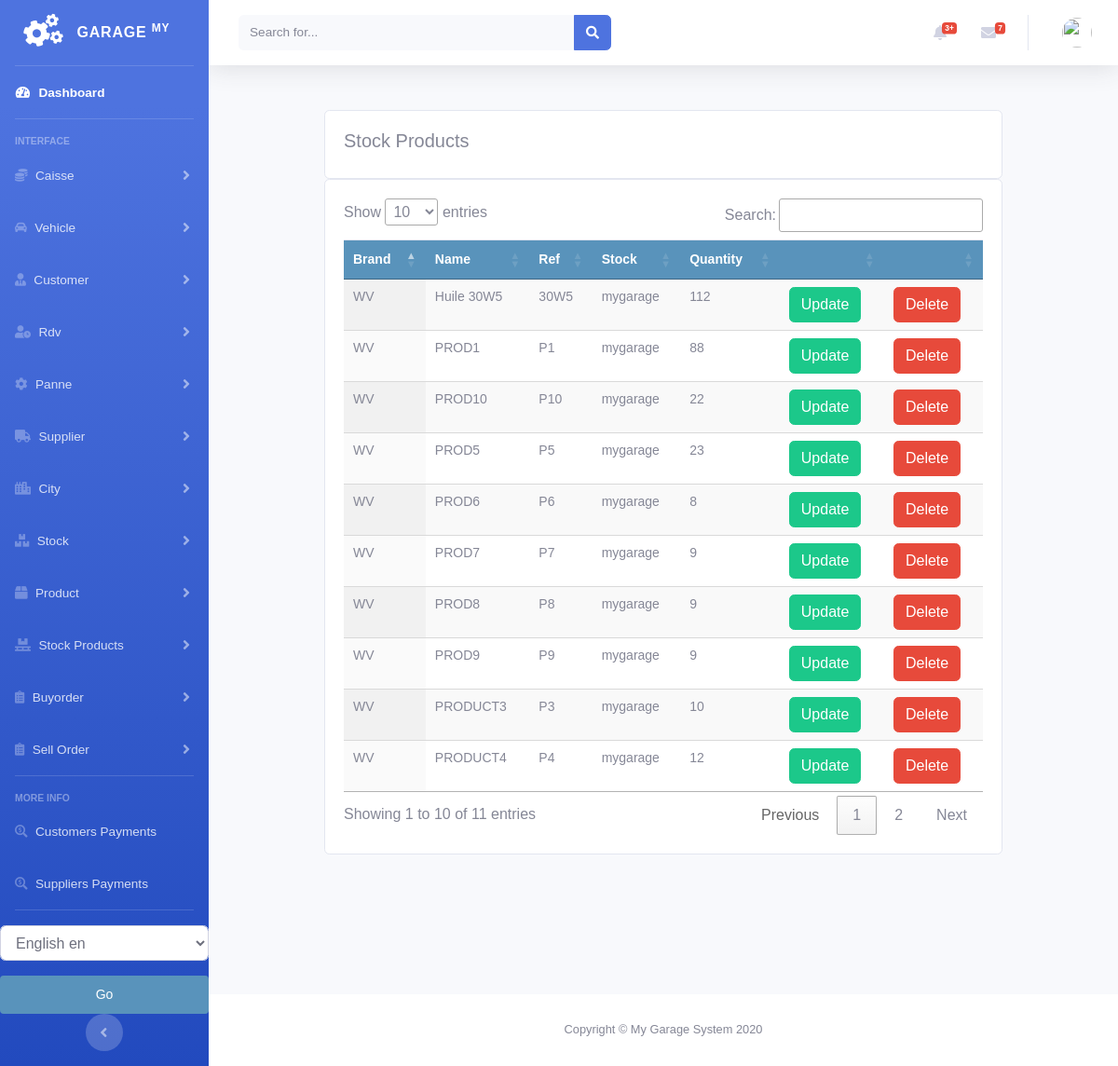
The app's page /stock/all_stockproduct_list, older data.
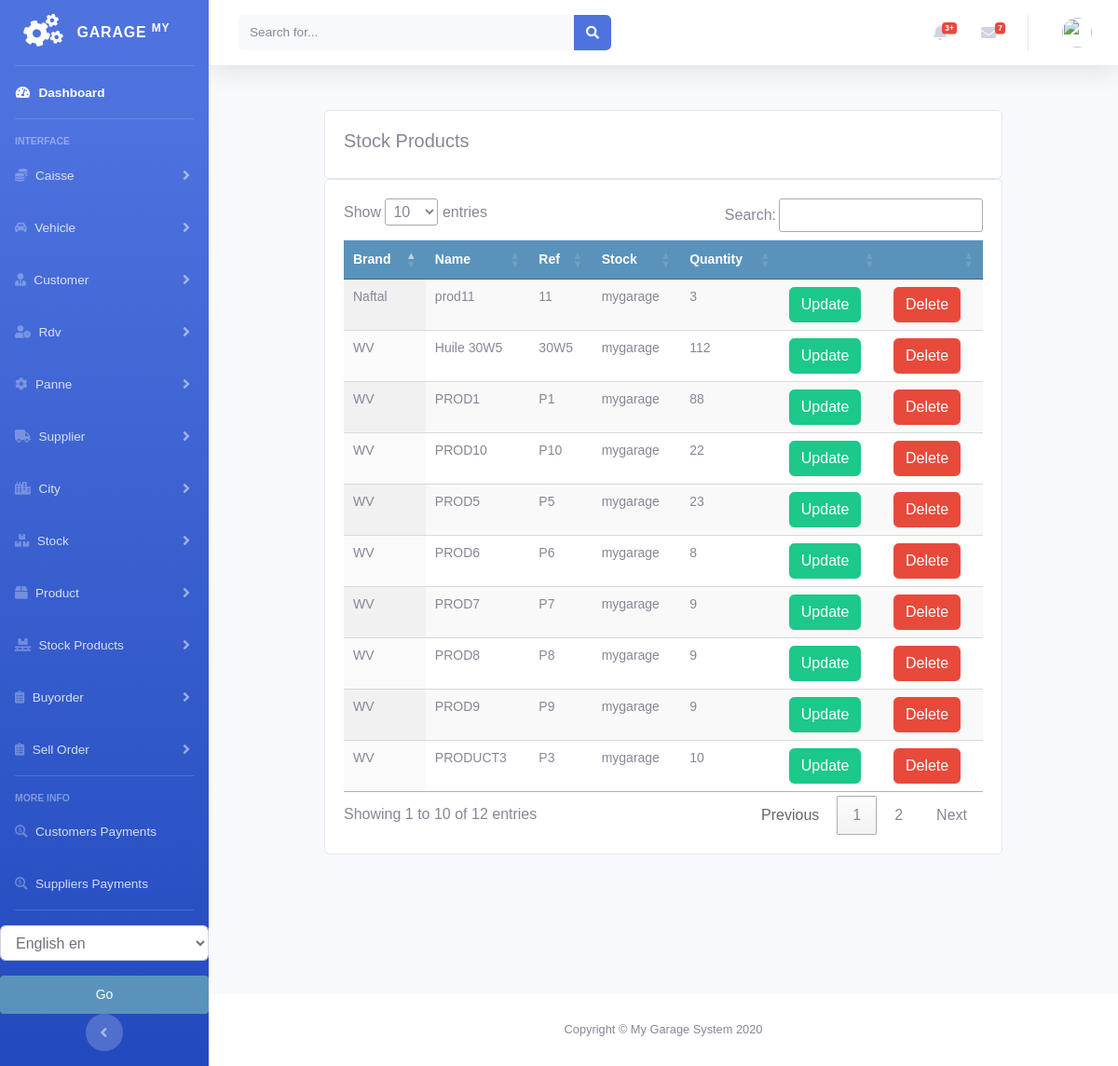
The same page, newer data.
### stock/models.py (models this page shows, shortened)
class StockProduct(models.Model):
    product = models.ForeignKey(Product, null=True, on_delete=models.CASCADE)
    quantity = models.PositiveIntegerField(default=1)
    stock = models.ForeignKey(Stock, null=True, on_delete=models.CASCADE)
    class Meta:
        ordering = ('product',)
        verbose_name = 'stockproduct'
        verbose_name_plural = 'stockproducts'

class Stock(models.Model):
    name = models.CharField(max_length=250, null=True)
    class Meta:
        ordering = ('name',)
        verbose_name = 'stock'
        verbose_name_plural = 'stocks'
    def __str__(self):
        return self.name

### product/models.py (models this page shows, shortened)
class Product(models.Model):
    brand = models.CharField(max_length=250, null=True)
    name = models.CharField(max_length=250, null=True)
    ref = models.CharField(max_length=250, null=True)
    desc = models.CharField(max_length=250, null=True)
    image = models.ImageField(upload_to='products/%Y/%m/%d', blank=True, )
    buyprice = models.DecimalField(max_digits=10, null=True, decimal_places=2, default=0)
    sellprice = models.DecimalField(max_digits=10, null=True, decimal_places=2, default=0)
    alert_quantity = models.PositiveIntegerField(default=1, blank=True, null=True)
    stock = models.ForeignKey('stock.Stock', blank=True, null=True, on_delete=models.CASCADE)
    class Meta:
        ordering = ('name',)
        verbose_name = 'product'
        verbose_name_plural = 'products'

### stock/views.py (the view)
# urls.py: path('all_stockproduct_list', views.all_stockproduct_list, name='all_stockproduct_list'),
def all_stockproduct_list(request):
    stockproducts = StockProduct.objects.all().filter(quantity__gt=0)
    categories = Category.objects.all()
    context = {
        'categories': categories,
        'stockproducts': stockproducts,
    }
    return render(request, 'stockproduct/all_list_stockproduct.html', context)

### stock/templates/stockproduct/all_list_stockproduct.html (shortened to what this page needs)
{% extends 'home.html' %}
{% load static %}
{% block content %}
<br>
<div class="container">
    <div class="row">
    <div class="col-md">
        <div class="card card-body">
            <h5>Stock Products</h5>
        </div>
        <div class="card card-body">
            <table id="table_id" class=" table display text-center">
              <thead>
              <tr>
                    <th>Brand</th>
                    <th>Name</th>
                    <th>Ref</th>
                    <th>Stock</th>
                    <th>Quantity</th>
                    <th></th>
                    <th></th>
                </tr>
              </thead>
                <tbody>
                {% for prod in stockproducts %}
                <tr>
                    <td>
                       {{prod.product.brand}}
                   </td>
                    <td>
                       {{prod.product.name}}
                   </td>
                    <td>
                       {{prod.product.ref}}
                   </td>
                    <td>
                       {{prod.stock}}
                   </td>
                    <td>
                       {{prod.quantity}}
                   </td>
                    <td>
                        <a class="btn btn-success " href="{% url 'stock:update_stockproduct' prod.id %}">Update</a>
                    </td>
                    <td>
                        <a class="btn btn-danger " href="{% url 'stock:delete_stockproduct' prod.id %}">Delete</a>
                    </td>
                </tr>
                {% endfor %}
                </tbody>
            </table>
        </div>
    </div>
</div>
</div>
{% endblock %}
{% block jsscript %}
<link rel="stylesheet" href="https://ajax.googleapis.com/ajax/libs/jqueryui/1.12.1/themes/smoothness/jquery-ui.css">
<link rel="stylesheet" href="https://cdnjs.cloudflare.com/ajax/libs/chosen/1.8.7/chosen.min.css"/>
<link rel="stylesheet" type="text/css" href="https://cdn.datatables.net/1.10.22/css/jquery.dataTables.css">
{% endblock %}

Row changes from the older to the newer data that the page shows:
no longer on this page (row unchanged): StockProduct: product.brand "WV", product.name "PRODUCT4", product.ref "P4", stock "mygarage", quantity "12"
added StockProduct: product.brand "Naftal", product.name "prod11", product.ref "11", stock "mygarage", quantity "3"
Text that changed along with them:
text written by a page script: "Show entries Search: Showing 1 to 10 of 11 entries Previous 1 2 Next" → "Show entries Search: Showing 1 to 10 of 12 entries Previous 1 2 Next"
